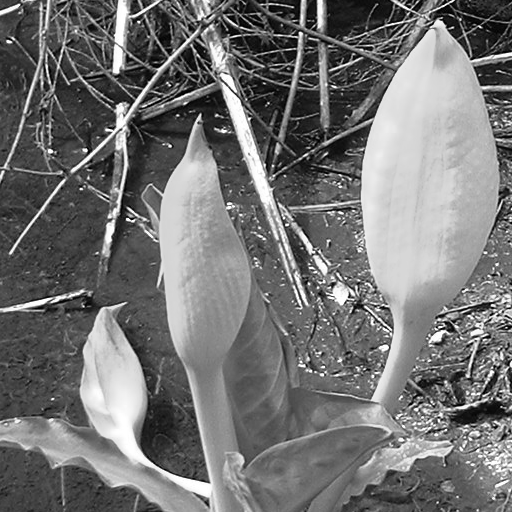
#> input picture Homework_Christoph/Sheet05/images/swampflower.png, 512 x 512 px, found by its file name
$ jupyter execute --allow-errors sheet05.ipynb   (shell and % lines are left out)
#> lines starting #> are read from the running program, lines starting #| are printed output that depends on the picture; after the words box and inside, x2 and y2 are one past the last pixel; in counts of white or black regions, pixels touching at a corner belong together
Osnabrück University - Computer Vision (Winter Term 2020/21) - Prof. Dr.-Ing. G. Heidemann, Ulf Krumnack, Axel Schaffland

# Exercise Sheet 05: Segmentation 2

## Introduction

This week's sheet should be solved and handed in before the end of **Saturday, December 5, 2020**. If you need help (and Google and other resources were not enough), feel free to contact your groups' designated tutor or whomever of us you run into first. Please upload your results to your group's Stud.IP folder.

## Assignment 0: Math recap (Periodic functions) [0 Points]

This exercise is supposed to be very easy, does not give any points, and is voluntary. There will be a similar exercise on every sheet. It is intended to revise some basic mathematical notions that are assumed throughout this class and to allow you to check if you are comfortable with them. Usually you should have no problem to answer these questions offhand, but if you feel unsure, this is a good time to look them up again. You are always welcome to discuss questions with the tutors or in the practice session. Also, if you have a (math) topic you would like to recap, please let us know.

**a)** What are periodic functions? Can you provide a definition?

YOUR ANSWER HERE

**b)** What are *amplitude*, *frequency*, *wave length*, and *phase* of a sine function? How can you change these properties?

YOUR ANSWER HERE

**c)** How are sine and cosine defined for complex arguments? In what sense does this generalize the real case?

YOUR ANSWER HERE

## Assignment 1: Edge-based segmentation  [5 Points]

### a) Gradients
What is the gradient of a pixel? How do we calculate the first, how the second derivative of an image?

The gradient of a pixel is the difference in contrast to its neighboring pixels (4- or 8-neighborhood). The gradient points into the direction with highest divergence.

The first derivative of each pixel is given by a sobel-filtered image and the second derivative is given by a laplace-filtered image.

### b) Edge linking

Describe in your own words the idea of edge linking. What is the goal? Why does it not necessarily yield closed
edge contours?

In general edge linking searches for the next unprocessed and free edge pixel and tries to merge it with other already processed pixels to form an continous edge.

The edge linking algorithm is not able to link associated edge pixels if the gaps between these pixels are too large. Thus blurred images with a bad resolution lead to not closed edge contours.

### c) Zero crossings

Explain what zero crossings are. Why does the detection of zero crossings always lead to closed contours?

Zero crossings are the positions in the second derivative of an image (laplace filtered) where the curve of the graph crosses the x-axis (the value 0).

The detection of zero crossings leads always to closed contours, because the zero crossings correspond to connected segments in the original image. Thus by detecting zero-crossings in the second derivative one can infer a closed contour in the original image.

### c) Zero crossings (implementation)

Provide an implementation of the zero crossing procedure described in (CV-07 slide 71). To get sensible results you should smooth the image before applying the Laplacian filter, e.g. using the Laplacian of a Gaussian (you may use buildin functions for the filterings steps).

[cell 1]
from skimage import filters
from imageio import imread
import matplotlib.pyplot as plt
import numpy as np
import scipy.ndimage as sci

img = imread('images/swampflower.png').astype(float)
#> img: shape (512, 512) float64; min 0, max 255, mean 115.6
img /= img.max()

# Now compute edges and then zero crossings using the 4-neighborhood and the 8-neighborhood
# YOUR CODE HERE
gaussian_filter_kernel = 1/16 * np.array([[1, 2, 1],
                                          [2, 4, 2],
                                          [1, 2, 1]])
filtered_img = sci.filters.convolve(img, gaussian_filter_kernel)

laplacian_operator = np.array([[0, 1, 0],
                               [1, -4, 1],
                               [0, 1, 0]])
filtered_img = sci.filters.convolve(filtered_img, laplacian_operator)
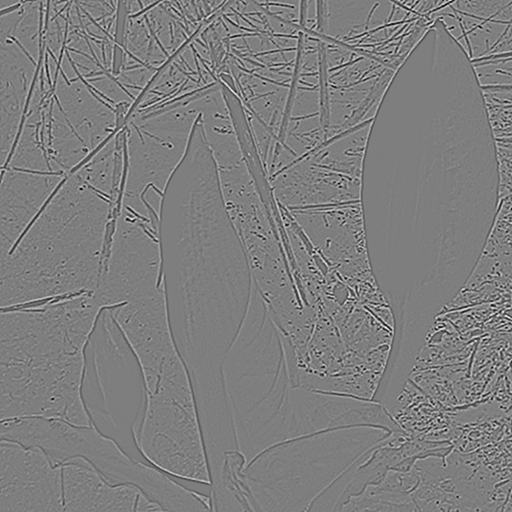
#> filtered_img: shape (512, 512) float64; min -0.637, max 0.647, mean -8.81e-20; drawn with min black and max white

#Was genau wird jetzt berechnet?? Werden die einzelnen shifts addiert und zu einem Gesamtshiftpixelwert addiert, der dann kleiner als 0 sein muss?

plt.figure(figsize=(12, 12))
plt.gray()

plt.subplot(2,2,1); plt.axis('off'); plt.imshow(img); plt.title('original')
#> (the rest of this cell did not finish here and is left out)

## Assignment 2: Watershed transform  [5 Points]

### a) Watershed transform

Explain in your own words the idea of watershed transform. How do the two different approaches from the lecture work? Why does watershed transform always give a closed contour?

The basic idea is to define watersheds as segment boundaries, because they correspond to the strongest edge which is given by the largest gradient magnitude. This leads to fully closed contours which enclose complete segments.

Rain: Rain is falling on the pixels. Drops flow into the "valley" (opposite direction of the gradient). Water gathers at gradient zero (deepest point of the valley).

Flood: The groundwater level rises so that the valley is flooded. A watershet is detected when the water of different valleys meets.

Watershed transform always gives a closed contour, because there are always differences in the gray values of the pixels which lead to "hills" and "valleys" in the gray value image. These "hills" and "valleys" will always result in watersheds which are the basis to obtain closed contours.

### b) Implementation

Now implement the watershed transform using the flooding approach (CV-07 slide 76, but note, that the algorithm presented there is somewhat simplified!). Obviously, buildin functions for computing watershed transform are not allowed, but all other functions may be used. In this example we appply the watershed transform to a distance transformed image, so you **do not** have to take the gradient image, but can apply the watershed transform directly.

[cell 2]
import numpy as np
import imageio
import matplotlib.pyplot as plt


def watershed(img, step=1):
    """
    Perform watershed transform on a grayscale image.

    Args:
        img (ndarray): The grayscale image.
        step (int): The rise of the waterlevel at each step. Default 1.

    Returns:
        edges (ndarray): A binary image containing the watersheds.
    """


    NO_LABEL = 0
    WATERSHED = 1
    new_label = 2

    # initialize labels
    label = np.zeros(img.shape, np.uint16)

    # YOUR CODE HERE


#> (the rest of this cell did not finish here and is left out)

### c) Application: maze

You can use watershed transform to find your way through a maze. To do so, first apply a distance transform to the maze and the flood the result. The watershed will show you the way through the maze. Explain why this works.
You can use build-in functions instead of your own watershed function.

[cell 3]
import numpy as np
import imageio
import matplotlib.pyplot as plt
from scipy.ndimage.morphology import distance_transform_edt

img = imageio.imread('images/maze2.png', pilmode = 'L') # 'maze1.png' or 'maze2.png'
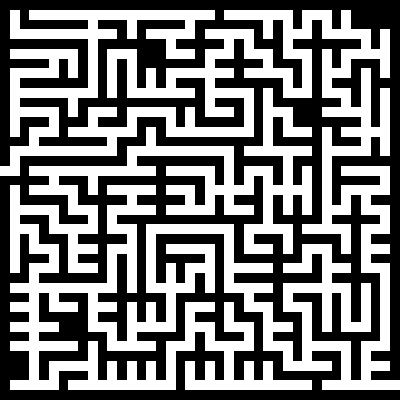
#> input picture Homework_Christoph/Sheet05/images/maze2.png, 400 x 400 px, found by its file name
#> img: shape (400, 400); 48% white; 1 white region, box (x1, y1, x2, y2) and area: (0, 10, 400, 390) 76800

result = img[:, :, np.newaxis].repeat(3, 2)
#> result is the input picture: shape (400, 400, 3); 48% white; 1 white region, box (x1, y1, x2, y2) and area: (0, 10, 400, 390) 76800
# YOUR CODE HERE

plt.figure(figsize=(10, 10))
plt.title('Solution')
plt.axis('off')
plt.gray()
plt.imshow(result)
plt.show()

YOUR ANSWER HERE

## Assignment 3: $k$-means segmentation [5 Points]

**a)** Explain the idea of $k$-means clustering and how it can be used for segmentation.

K-means clustering starts with randomly chosen reference vectors. Next, all data is assigned to best matching reference vectors. Afterwards all these reference vectors are updated by shifting them to the mean of their respective cluster. If the cluster center is not moved by more than the predefined threshold "epsilon", the procedure can be stopped. Otherwise the complete procedure is repeated.

It is normally used for color segmentation in RGB space.

**b)** Implement k-means clustering for color segmentation of an RGB image (no use of `scipy.cluster.vq.kmeans` or similar functions allowed here, but you may use functions like `numpy.mean`, `scipy.spatial.distance.pdist` and similar utility functions). Stop calculation when center vectors do not change more than a predefined threshold. Avoid empty clusters by re-initializing the corresponding center vector. (Empirically) determine a good value for $k$ for clustering the image 'peppers.png'.
**Bonus** If you want you can visualize the intermediate steps of the clustering process.

First lets take a look at how our image looks in RGB colorspace.

[cell 4]
from mpl_toolkits.mplot3d import Axes3D
from imageio import imread
import matplotlib.pyplot as plt

img = imread('images/peppers.png')
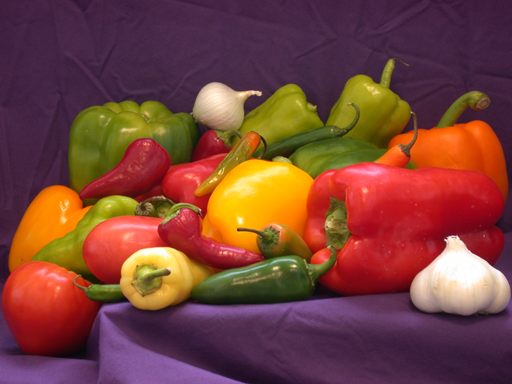
#> input picture Homework_Christoph/Sheet05/images/peppers.png, 512 x 384 px, found by its file name
#> img is the input picture: shape (384, 512, 3); mean R, G, B 120.8, 66.4, 57.6
vec = img.reshape((-1, img.shape[2]))
vec_scaled = vec / 255
fig = plt.figure(figsize=(12, 12))
ax = fig.add_subplot(111, projection='3d')
ret = ax.scatter(vec[:, 0], vec[:, 1], vec[:, 2], c=vec_scaled, marker='.')
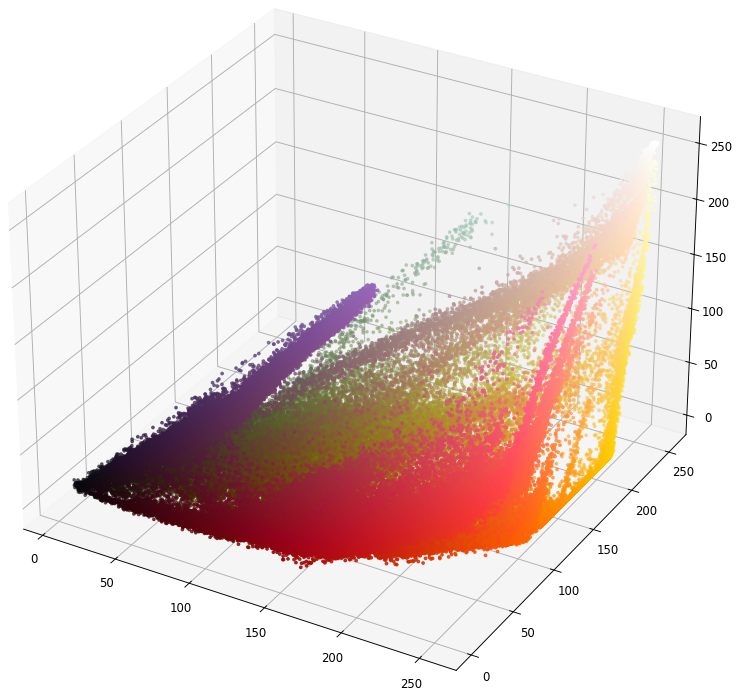
#> figure drawn by matplotlib, 1 panel

[cell 5]
import numpy as np
from scipy.spatial import distance
from IPython import display
from imageio import imread
import time
import matplotlib.pyplot as plt


def kmeans_rgb(img, k, threshold=0, do_display=None):
    """
    k-means clustering in RGB space.

    Args:
        img (numpy.ndarray): an RGB image
        k (int): the number of clusters
        threshold (float): Maximal change for convergence criterion.
        do_display (bool): Whether or not to plot, intermediate steps.

    Results:
        cluster (numpy.ndarray): an array of the same size as `img`,
            containing for each pixel the cluster it belongs to
        centers (numpy.ndarray): 'number of clusters' x 3 array.
            RGB color for each cluster center.
    """
    # YOUR CODE HERE


img = imread('images/peppers.png')

#> (the rest of this cell did not finish here and is left out)

**c)** Now do the same in the HSV space (remember its special topological structure). Check if you can improve the results by ignoring some of the HSV channels.

[cell 6]
import numpy as np
import matplotlib.pyplot as plt
from scipy.spatial import distance
from skimage import color
from imageio import imread
# from matplotlib.colors import rgb_to_hsv, hsv_to_rgb

img = imread('images/peppers.png', pilmode = 'RGB')

def kmeans_hsv(img, k, threshold = 0):
    """
    k-means clustering in HSV space.

    Args:
        img (numpy.ndarray): an HSV image
        k (int): the number of clusters
        threshold (float):

    Results:
        cluster (numpy.ndarray): an array of the same size as `img`,
            containing for each pixel the cluster it belongs to
        centers (numpy.ndarray): an array
    """
    # YOUR CODE HERE
    return cluster, centers


img_hsv = color.rgb2hsv(img)
#> img_hsv: shape (384, 512, 3) float64; mean of channels 0, 1, 2 0.578, 0.617, 0.481
k = 7
theta = 0.01

#> (the rest of this cell did not finish here and is left out)

if (centers_hsv.shape[1] == 3):
    plt.imshow(color.hsv2rgb(centers_hsv[cluster]))
else:
    plt.gray()
    plt.imshow(np.squeeze(centers_hsv[cluster]))
plt.show()

## Assignment 4: Interactive Region Growing [5 Points]

Implement flood fill as described in (CV07 slides 123ff.).

In a recursive implementation the floodfill function is called for the seed pixel. In the function a recursive call for the four neighbouring pixels is made, if the color of the pixel, the function is called with, is similar to the seed color. If this is the case the pixel is added to the region. [Other](https://en.wikipedia.org/wiki/Flood_fill) more elegant solutions exist aswell.

The function `on_press` is called when a mouse button is pressed inside the canvas. From there call `floodfill`. Use the filtered hsv image `img_filtered` for your computation, and show the computed region around the seed point (the position where the mousebutton was pressed) in the original image. You may use a mask to save which pixels belong the the region (and to save which pixels you already visited).

Hint: If you can not see the image, try restarting the kernel.

[cell 7]
import imageio
import math
import numpy as np
from matplotlib import pyplot as plt
from skimage import color
import scipy.ndimage as ndimage
from sys import setrecursionlimit

threshold = .08;

setrecursionlimit(100000)

def floodfill(img, mask, x, y, color, region):
    """Recursively grows region around seed point

    Args:
        img (ndarray): The image in which the region is grown
        mask (boolean ndarray): Visited pixels which belong to the region.
        x (uint): X coordinate of the pixel. Checks if this pixels belongs to the region
        y (uint): Y coordinate of the pixel.
        color (list): The color at the seed position
    """
    # YOUR CODE HERE

def on_press(event):
    """Mouse button press event handler

    Args:
        event: The mouse event
    """
    y = math.floor(event.xdata)
    x = math.floor(event.ydata)
    color = img_filtered[x, y, :]

    # YOUR CODE HERE
    plt.imshow(img)
    fig.canvas.draw()


def fill_from_pixel(img, img_filtered, x,y):
    """ Calls floodfill from a pixel position

    Args:
        img (ndarray): IO image on which fill is drawn.
        img_filtered (ndarray): Processing image on which floodfill is computed.
        x (uint): Coordinates of pixel position.
        y (uint): Coordinates of pixel position.

    Returns:
        img (ndarray): Image with grown area in white
    """
    mask = np.zeros((img.shape[0],img.shape[1]), np.bool_)
    region = np.zeros((img.shape[0],img.shape[1]), np.bool_)
    color = img_filtered[x,y, :]
    floodfill(img_filtered, mask, x, y, color, region)
    img[region] = (255,255,255)

    return img


img = imageio.imread('images/peppers.png')
img_hsv = color.rgb2hsv(img)
img_filtered = ndimage.median_filter(img_hsv, 5)
#> img_filtered: shape (384, 512, 3) float64; mean of channels 0, 1, 2 0.568, 0.555, 0.561
img = fill_from_pixel(img, img_filtered, 200, 300) # Comment in to deactivate simple testing at fixed position
#> in fill_from_pixel, `color = img_filtered[x,y, :]`: color = [1, 1, 1]
fig = plt.figure()
ax = fig.add_subplot(111)
plt.imshow(img)

fig.canvas.mpl_connect('button_press_event', on_press)

plt.show()
